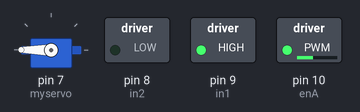
This sketch was run on a simulated Arduino Uno, built with avr-gcc and run on an emulated ATmega328P. Shown: servo, switched loads named in the sketch (green lamp = pin HIGH).

Above: at 0.1 s.
Timing chart, 0 to 1.6 s (numbered marks = the images above):
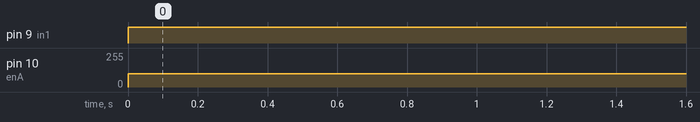

Measured:
- by itself, pin 9 (in1): LOW → HIGH at 0.00 s
- by itself, pin 10 (enA): 0/255 → 100/255 at 0.00 s

The sketch:

AC-Servo_motor.ino
```cpp
int enA = 10;
int in1 = 9;
int in2 = 8;
#include <Servo.h>

Servo myservo;  // create servo object to control a servo
int count = 0;
int potpin = 0;  // analog pin used to connect the potentiometer
int val;    // variable to read the value from the analog pin

void setup()
{
  // set all the motor control pins to outputs
  myservo.attach(7);  // attaches the servo on pin 9 to the servo object
  pinMode(enA, OUTPUT);
  pinMode(in1, OUTPUT);
  pinMode(in2, OUTPUT);
}

void loop() {
 // this function will run the motors in both directions at a fixed speed
  // turn on motor A
  digitalWrite(in1, HIGH);
  digitalWrite(in2, LOW);
  // set speed to 200 out of possible range 0~255
  analogWrite(enA, 100);

if(count == 0)
{
  myservo.write(180);
  delay(2000);                           // waits for the servo to get there
  count++;
}


}
```
